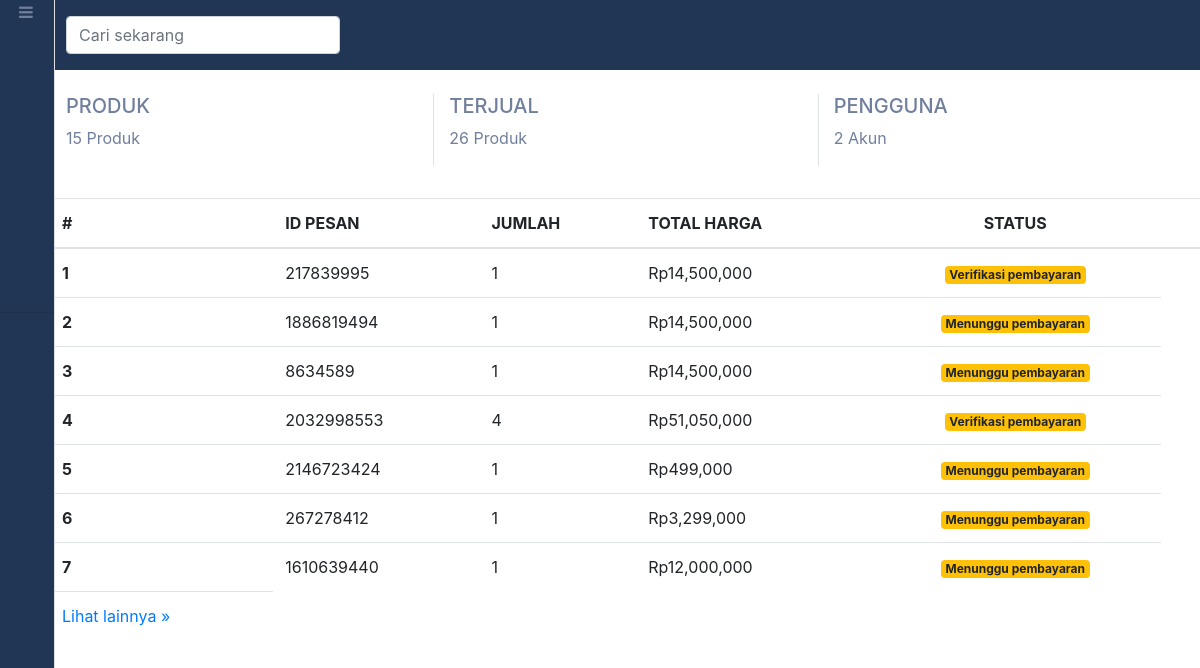
The page /admin (signed in) on the database its author committed.
### tables this page shows
CREATE TABLE IF NOT EXISTS `transaksi` (
  `id` int NOT NULL AUTO_INCREMENT,
  `id_pesan` int NOT NULL,
  `id_user` int NOT NULL,
  `pengirim` varchar(50) NOT NULL,
  `penerima` varchar(50) NOT NULL,
  `alamat` varchar(150) NOT NULL,
  `telepon` int NOT NULL,
  `email` varchar(50) NOT NULL,
  `kuantiti_total` int NOT NULL,
  `total_akhir` int NOT NULL,
  `pembayaran` int NOT NULL,
  `id_status` int NOT NULL,
  `pesan_at` datetime NOT NULL,
  `kirim_at` datetime DEFAULT NULL,
  `terima_at` datetime DEFAULT NULL,
  PRIMARY KEY (`id_pesan`),
  UNIQUE KEY `id` (`id`)
);

### function/admin.php (called while the page is built, shortened)
<?php
require 'koneksi.php';
function home()
{
    global $konek;
    $barang = mysqli_query($konek, "SELECT * FROM produk");
    $jual = mysqli_query($konek, "SELECT SUM(jual) as jual FROM penjualan");
    $akun = mysqli_query($konek, "SELECT * FROM users WHERE role='2'");
    $trans = mysqli_query($konek, "SELECT * FROM transaksi JOIN status ON status.id_status=transaksi.id_status WHERE transaksi.id_status < 2 ORDER BY id DESC LIMIT 7 ");
    $tran = [];
    while ($tr = mysqli_fetch_object($trans)) {
        $tran[] = $tr;
    }
    $data = [
        'judul'     => 'Beranda',
        'produk'    => mysqli_fetch_object($barang),
        'jmlPd'     => mysqli_num_rows($barang),
        'akun'     => mysqli_num_rows($akun),
        'jual'     => mysqli_fetch_object($jual),
        'trans'     => $tran,
    ];
    return $data;
}

### admin/index.php (the view, shortened to what this page needs)
<?php
require '../function/admin.php';
$jmlPd = home()['jmlPd'];
$transaksi = home()['trans'];
require 'template_admin/header.php';
?>
<div class="heading text-center bg-light mt-2 p-3 ">
    <div class="row text-left ">
        <div class="col-4 border-right">
            <h5>PRODUK</h5>
            <p> <?= $jmlPd ?> Produk</p>
        </div>
        <div class="col-4">
            <h5>TERJUAL</h5>
            <p><?= home()['jual']->jual ?> Produk</p>
        </div>
        <div class="col-4 border-left">
            <h5>PENGGUNA</h5>
            <p><?= home()['akun'] ?> Akun</p>
        </div>
    </div>
</div>
<table class="transaksi table mt-3">
    <thead>
        <tr>
            <th scope="col">#</th>
            <th scope="col">ID PESAN</th>
            <th scope="col">JUMLAH</th>
            <th scope="col">TOTAL HARGA</th>
            <th scope="col" class="text-center">STATUS</th>
            <th scope="col"></th>
        </tr>
    </thead>
    <tbody>
        <?php foreach ($transaksi as $key => $value) : ?>
            <tr>
                <th scope="row"><?= $key + 1 ?></th>
                <td><?= $value->id_pesan ?></td>
                <td><?= $value->kuantiti_total ?></td>
                <td>Rp<?= number_format($value->total_akhir, 0) ?></td>
                <td class="text-center">
                    <?php if ($value->id_status == 0 && $value->pembayaran == 0) : ?>
                        <span class=" badge badge-warning">Menunggu pembayaran</span>
                    <?php elseif ($value->id_status == 0 && $value->pembayaran == 1) : ?>
                        <span class=" badge badge-warning">Verifikasi pembayaran</span>
                    <?php elseif ($value->id_status == 2) : ?>
                        <span class=" badge badge-primary"><?= $value->keterangan ?></span>
                    <?php endif; ?>
                </td>
            </tr>
        <?php endforeach; ?>
    </tbody>
    <tfoot>
        <tr>
            <td>
                <a class="text-decoration-none" href="<?= url ?>admin/transaksi.php"> Lihat lainnya &raquo;</a>
            </td>
        </tr>
    </tfoot>
</table>

### assets/css/custom.css (style rules this page uses)
* { margin: 0; padding: 0; }

### rows shown on the page
transaksi: id_pesan "217839995", kuantiti_total "1", total_akhir "14,500,000", pembayaran "Verifikasi pembayaran"
transaksi: id_pesan "1886819494", kuantiti_total "1", total_akhir "14,500,000", pembayaran "Menunggu pembayaran"
transaksi: id_pesan "8634589", kuantiti_total "1", total_akhir "14,500,000", pembayaran "Menunggu pembayaran"
transaksi: id_pesan "2032998553", kuantiti_total "4", total_akhir "51,050,000", pembayaran "Verifikasi pembayaran"
transaksi: id_pesan "2146723424", kuantiti_total "1", total_akhir "499,000", pembayaran "Menunggu pembayaran"
transaksi: id_pesan "267278412", kuantiti_total "1", total_akhir "3,299,000", pembayaran "Menunggu pembayaran"
transaksi: id_pesan "1610639440", kuantiti_total "1", total_akhir "12,000,000", pembayaran "Menunggu pembayaran"

### other values the page prints
$jmlPd "15"
home()['jual']->jual "26"
home()['akun'] "2"
